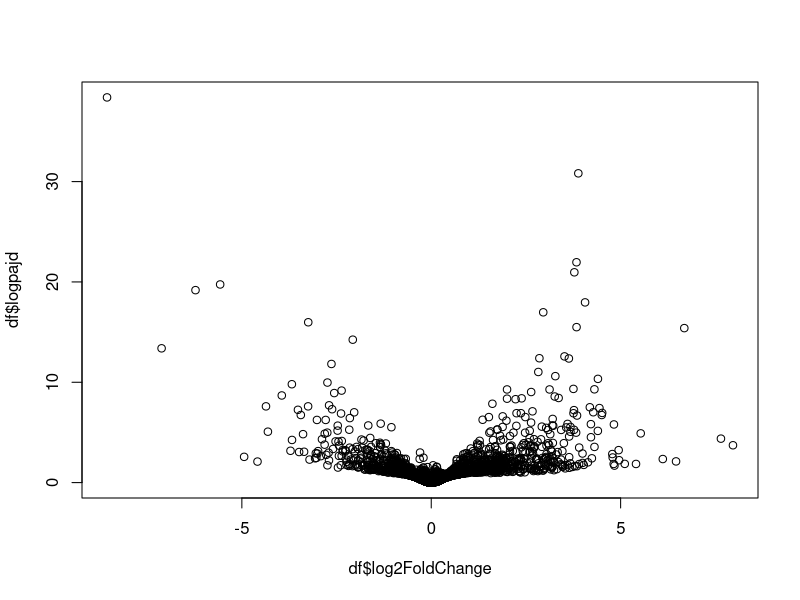
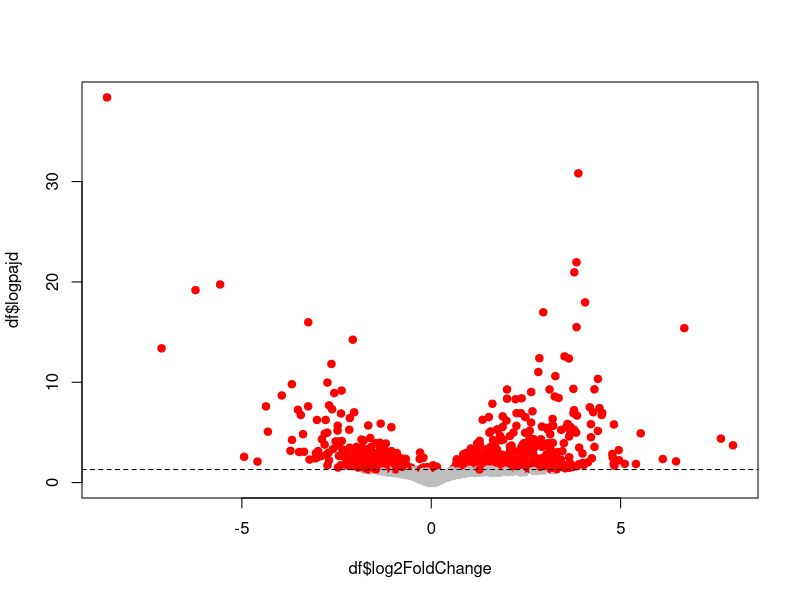
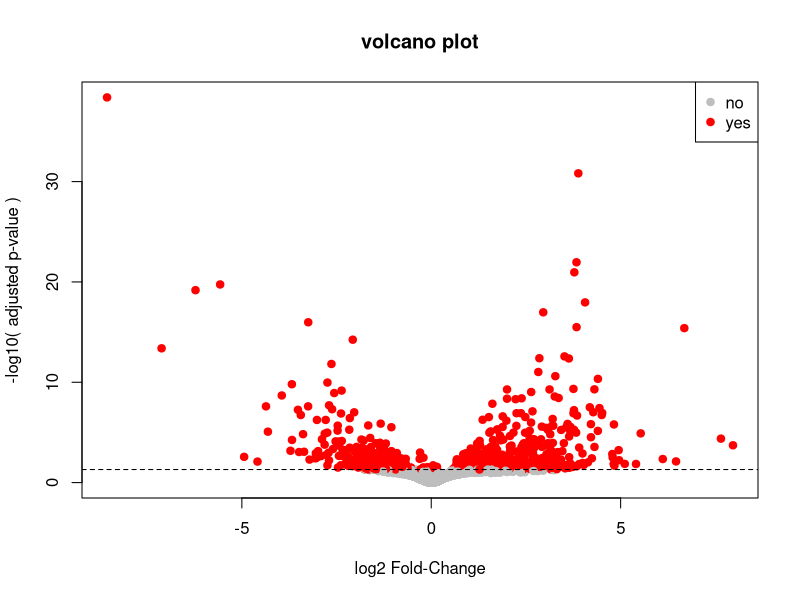

The R source for these figures, in order:

## 1. read the csv file course_datasets/Ruhland2016.DESeq2.results.csv
## as a data.frame, using the first row as row names.
df = read.csv("course_datasets/Ruhland2016.DESeq2.results.csv" , row.name = 1)
head( df )

## 2. Create a new column named "significant" 
## which contains the text "yes" if the adjusted p-value (column padj) is 
## below the significance threshold 0.05, and "no" otherwise
threshold = 0.05
df$significant = "no"
df$significant[ df$padj < threshold ] = 'yes'

## 3. how many genes have a significant adjusted p-value?

table( df$significant )
## 846 genes have an adjusted p-value < 0.05

## 4. What is the average of the absolute value of log-fold change? (nb: you may have to google the function to compute the absolute value)

##     a. For all genes?

mean( abs( df$log2FoldChange ) )

##     b. For significant genes only?

mean( abs( df$log2FoldChange[df$significant == 'yes'] ) )


## 5. creating a volcano plot

## a. Create a new column containing  -log10( adjusted p-value ) (it will be used for the y-axis)

df$logpajd = -log10( df$padj )

## b. basic plot: plot the log-fold change (x-axis) with -log10( adjusted p-value ) (y-axis)
plot( df$log2FoldChange , df$logpajd )

## c. adding colors: adapt the previous plot to change the pch to 19, and color in grey non-significant genes and in reed significant ones (you can use the "significant" column we created earlier)

colormap = c( 'no' = 'grey' , 'yes' = 'red' )
plot( df$log2FoldChange , df$logpajd , pch = 19 , col = colormap[ df$significant ])

## d. adding threshold line: add an horizontal dashed black line to visualize the 0.05 threshold on adjusted p-value

abline(h = -log10(threshold) , col = 'black' , lty = 'dashed') #remember to transform it into -log10

## e. beautify: add a title, axis labels, and legend

plot( df$log2FoldChange , df$logpajd , pch = 19 , col = colormap[ df$significant ],
      main = 'volcano plot',
      xlab = 'log2 Fold-Change',
      ylab = '-log10( adjusted p-value )')

abline(h = -log10(threshold) , col = 'black' , lty = 'dashed') #remember to transform it into -log10
legend( "topright" , c("no",'yes') , pch = 19 , col = c('grey','red') )



